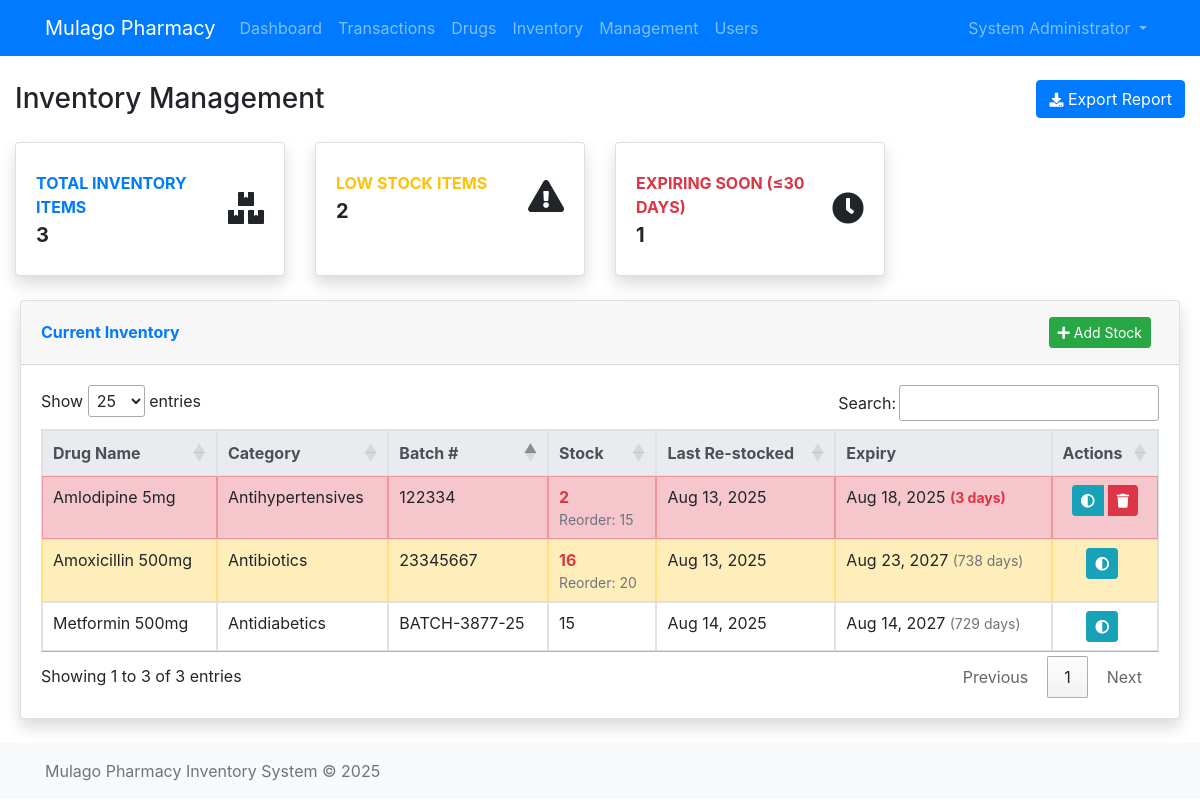
The app's page /pham/inventory.php (signed in), older data.
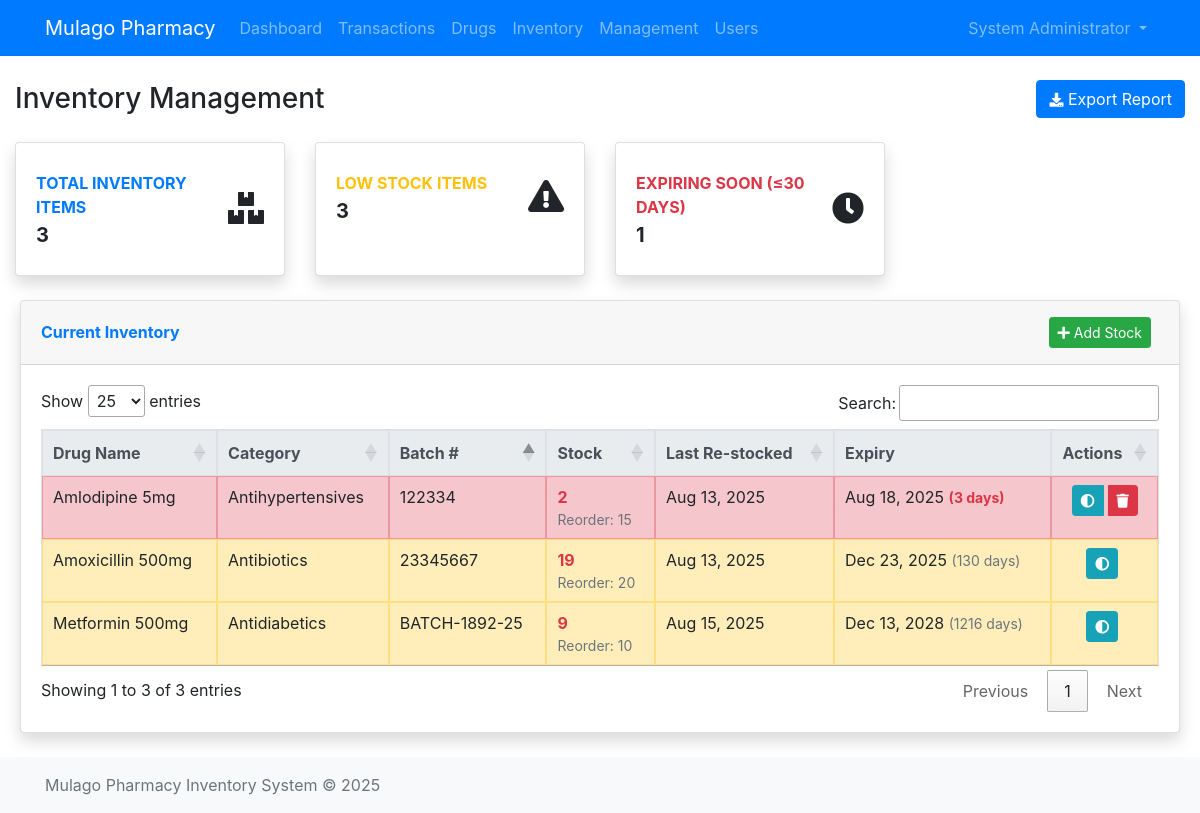
The same page, newer data.
### tables this page shows
CREATE TABLE `inventory` (
  `inventory_id` int NOT NULL,
  `drug_id` int NOT NULL,
  `batch_number` varchar(50) DEFAULT NULL,
  `expiry_date` date DEFAULT NULL,
  `quantity_in_stock` int NOT NULL DEFAULT '0',
  `last_restocked` date DEFAULT NULL,
  `created_at` timestamp NULL DEFAULT CURRENT_TIMESTAMP,
  `updated_at` timestamp NULL DEFAULT CURRENT_TIMESTAMP ON UPDATE CURRENT_TIMESTAMP
);

CREATE TABLE `drugs` (
  `drug_id` int NOT NULL,
  `drug_name` varchar(100) NOT NULL,
  `generic_name` varchar(100) DEFAULT NULL,
  `category_id` int DEFAULT NULL,
  `unit_of_measure` varchar(20) NOT NULL,
  `reorder_level` int NOT NULL,
  `description` text,
  `is_active` tinyint(1) DEFAULT '1',
  `created_at` timestamp NULL DEFAULT CURRENT_TIMESTAMP,
  `updated_at` timestamp NULL DEFAULT CURRENT_TIMESTAMP ON UPDATE CURRENT_TIMESTAMP
);

CREATE TABLE `drug_categories` (
  `category_id` int NOT NULL,
  `category_name` varchar(100) NOT NULL,
  `description` text,
  `created_at` timestamp NULL DEFAULT CURRENT_TIMESTAMP
);

### includes/functions.php (called while the page is built, shortened)
<?php
function formatDate($dateString) {
    $date = new DateTime($dateString);
    return $date->format('M j, Y');
}
?>

### pham/inventory.php (the view, shortened to what the changed rows need)
<?php
$db = db();
$inventoryItems = [];
try {
    try {
        $inventoryItems = $db->query("
            SELECT i.inventory_id, i.last_restocked, d.drug_name, c.category_name,
                   i.quantity_in_stock, d.reorder_level, i.expiry_date,
                   DATEDIFF(i.expiry_date, CURDATE()) as days_until_expiry,
                   i.batch_number, i.last_restocked, d.drug_id
            FROM inventory i
            JOIN drugs d ON i.drug_id = d.drug_id
            LEFT JOIN drug_categories c ON d.category_id = c.category_id
            ORDER BY d.drug_name
        ")->fetchAll();
    } catch (PDOException $e) {
        error_log("Inventory query error: " . $e->getMessage());
        $inventoryItems = [];
    }
} catch (Exception $e) {
    $error = $e->getMessage();
}
require_once __DIR__ . '/../includes/header.php';
?>
<div class="container-fluid mt-4">
    <div class="d-sm-flex align-items-center justify-content-between mb-4">
        <h1 class="h3 mb-0 text-gray-800">Inventory Management</h1>
    </div>
    <div class="row">
        <div class="col-xl-3 col-md-6 mb-4">
            <div class="card border-left-warning shadow h-100 py-2">
                <div class="card-body">
                    <div class="row no-gutters align-items-center">
                        <div class="col mr-2">
                            <div class="text-xs font-weight-bold text-warning text-uppercase mb-1">
                                Low Stock Items</div>
                            <div class="h5 mb-0 font-weight-bold text-gray-800">
                                <?= count(array_filter($inventoryItems, fn($item) => $item['quantity_in_stock'] <= $item['reorder_level'])) ?>
                            </div>
                        </div>
                    </div>
                </div>
            </div>
        </div>
    <div class="card shadow mb-4" style="margin-left: 20px; margin-right: 20px; width: 100%;">
        <div class="card-body">
            <div class="table-responsive">
                <table class="table table-bordered table-hover" id="inventoryTable" width="100%" cellspacing="0">
                    <thead class="thead-light">
                        <tr>
                            <th>Drug Name</th>
                            <th>Category</th>
                            <th>Batch #</th>
                            <th>Stock</th>
                            <th>Last Re-stocked</th>
                            <th>Expiry</th>
                            <th>Actions</th>
                        </tr>
                    </thead>
                    <tbody>
                        <?php foreach ($inventoryItems as $item): ?>
                            <tr class="<?= $item['quantity_in_stock'] <= $item['reorder_level'] ? 'table-warning' : '' ?>
                                   <?= $item['days_until_expiry'] !== null && $item['days_until_expiry'] <= 10 ? 'table-danger' : '' ?>">
                                <td><?= htmlspecialchars($item['drug_name']) ?></td>
                                <td><?= htmlspecialchars($item['category_name']) ?></td>
                                <td><?= htmlspecialchars($item['batch_number']) ?></td>
                                <td>
                                    <span class="<?= $item['quantity_in_stock'] <= $item['reorder_level'] ? 'font-weight-bold text-danger' : '' ?>">
                                        <?= $item['quantity_in_stock'] ?>
                                    </span>
                                    <?php if ($item['quantity_in_stock'] <= $item['reorder_level']): ?>
                                        <small class="text-muted d-block">Reorder: <?= $item['reorder_level'] ?></small>
                                    <?php endif; ?>
                                </td>
                                <td>
                                    <?php if ($item['last_restocked']): ?>
                                        <?= formatDate($item['last_restocked']) ?>
                                    <?php else: ?>
                                        N/A
                                    <?php endif; ?>
                                <td style="white-space: nowrap;">
                                    <?php if ($item['expiry_date']): ?>
                                        <?= formatDate($item['expiry_date']) ?>
                                        <small class="d-inline <?= $item['days_until_expiry'] <= 30 ? 'text-danger font-weight-bold' : 'text-muted' ?>">
                                            (<?= $item['days_until_expiry'] ?> days)
                                        </small>
                                    <?php else: ?>
                                        N/A
                                    <?php endif; ?>
                                </td>
                                <td class="text-center">
                                    <div class="btn-group btn-group-sm" role="group">
                                        <button class="btn btn-info btn-sm"
                                            onclick="PharmacyModals.showAdjustModal(
                                                <?= $item['inventory_id'] ?>,
                                                '<?= htmlspecialchars(addslashes($item['drug_name'])) ?>',
                                                '<?= isset($item['batch_number']) ? htmlspecialchars(addslashes($item['batch_number'])) : 'N/A' ?>',
                                                '<?= isset($item['expiry_date']) ? date('Y-m-d', strtotime($item['expiry_date'])) : 'N/A' ?>'
                                            )"
                                            title="Adjust Stock" style="margin-right: 5px;">
                                            <i class="fas fa-adjust"></i>
                                        </button>
                                        <?php if ($item['days_until_expiry'] <= 10): ?>
                                            <button class="btn btn-danger btn-sm"
                                                onclick="PharmacyModals.showRemoveExpiringModal(<?= $item['inventory_id'] ?>, '<?= htmlspecialchars(addslashes($item['drug_name'])) ?>', <?= $item['quantity_in_stock'] ?>)"
                                                title="Remove Expiring Stock">
                                                <i class="fas fa-trash"></i>
                                            </button>
                                        <?php endif; ?>
                                    </div>
                                </td>
                            </tr>
                        <?php endforeach; ?>
                    </tbody>
                </table>
            </div>
        </div>
    </div>
</div>
<?php require_once __DIR__ . '/../includes/footer.php'; ?>

Row changes from the older to the newer data that the page shows:
shown differently, row unchanged: inventory "Aug 18, 2025": quantity_in_stock "2" → (not shown)
changed inventory "Amoxicillin 500mg": quantity_in_stock "16" → "19"; expiry_date "Aug 23, 2027" → "Dec 23, 2025"; days_until_expiry "738" → "130"
changed inventory "Metformin 500mg": batch_number "BATCH-3877-25" → "BATCH-1892-25"; quantity_in_stock "15" → "9"; drug.reorder_level (not shown) → "10"; last_restocked "Aug 14, 2025" → "Aug 15, 2025"; expiry_date "Aug 14, 2027" → "Dec 13, 2028"; days_until_expiry "729" → "1216"
Text that changed along with them:
text now shown: "3"
